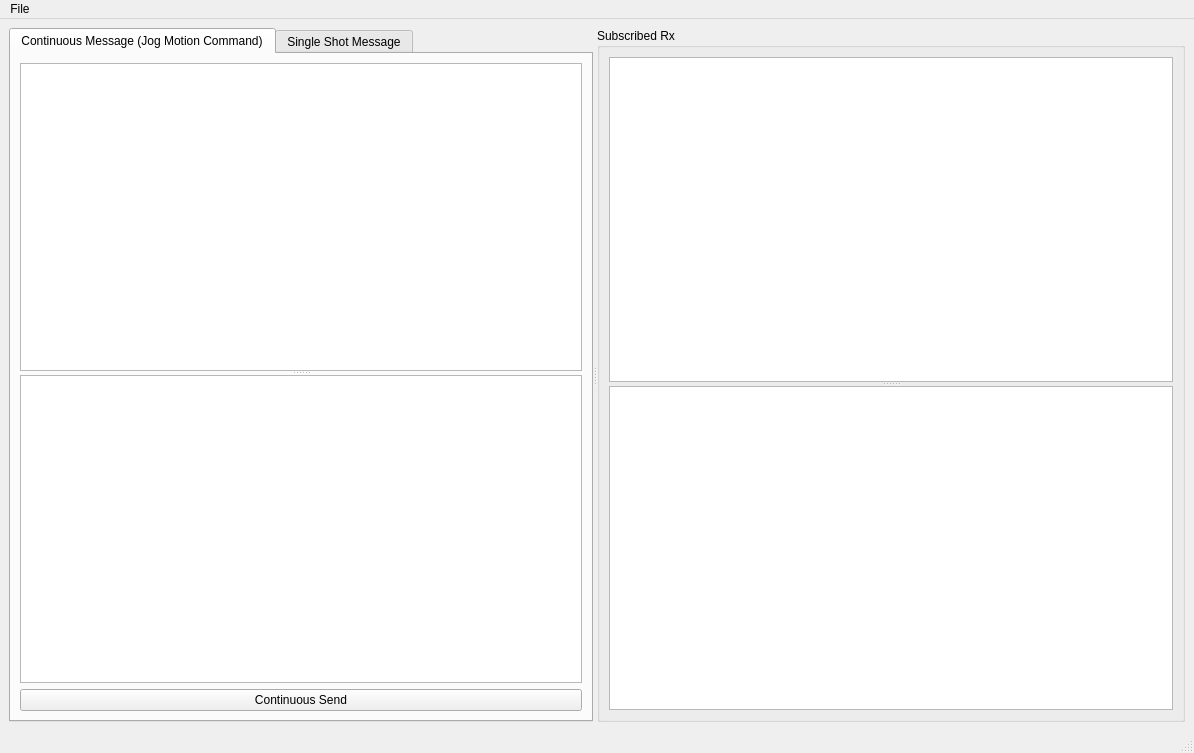
<?xml version="1.0" encoding="UTF-8"?>
<ui version="4.0">
 <class>MainWindow</class>
 <widget class="QMainWindow" name="MainWindow">
  <property name="geometry">
   <rect>
    <x>0</x>
    <y>0</y>
    <width>1194</width>
    <height>753</height>
   </rect>
  </property>
  <property name="windowTitle">
   <string>MainWindow</string>
  </property>
  <widget class="QWidget" name="centralwidget">
   <layout class="QGridLayout" name="gridLayout_2">
    <item row="0" column="0">
     <widget class="QSplitter" name="splitter_2">
      <property name="orientation">
       <enum>Qt::Horizontal</enum>
      </property>
      <widget class="QTabWidget" name="tabWidget">
       <property name="currentIndex">
        <number>0</number>
       </property>
       <widget class="QWidget" name="tab1">
        <attribute name="title">
         <string>Continuous Message (Jog Motion Command)</string>
        </attribute>
        <layout class="QGridLayout" name="gridLayout_3">
         <item row="0" column="0">
          <widget class="QSplitter" name="splitter1">
           <property name="orientation">
            <enum>Qt::Vertical</enum>
           </property>
           <widget class="QTableView" name="continuousMotionCmdTableView">
            <property name="sizePolicy">
             <sizepolicy hsizetype="Expanding" vsizetype="Preferred">
              <horstretch>0</horstretch>
              <verstretch>0</verstretch>
             </sizepolicy>
            </property>
            <property name="minimumSize">
             <size>
              <width>0</width>
              <height>0</height>
             </size>
            </property>
            <property name="baseSize">
             <size>
              <width>0</width>
              <height>0</height>
             </size>
            </property>
           </widget>
           <widget class="QTableView" name="continuousStopCmdTableView">
            <property name="sizePolicy">
             <sizepolicy hsizetype="Expanding" vsizetype="Preferred">
              <horstretch>0</horstretch>
              <verstretch>0</verstretch>
             </sizepolicy>
            </property>
            <property name="maximumSize">
             <size>
              <width>16777215</width>
              <height>16777215</height>
             </size>
            </property>
            <property name="sizeIncrement">
             <size>
              <width>0</width>
              <height>0</height>
             </size>
            </property>
            <property name="baseSize">
             <size>
              <width>0</width>
              <height>0</height>
             </size>
            </property>
           </widget>
          </widget>
         </item>
         <item row="1" column="0">
          <widget class="QPushButton" name="continous_send_btn">
           <property name="text">
            <string>Continuous Send</string>
           </property>
           <property name="autoRepeat">
            <bool>false</bool>
           </property>
           <property name="autoRepeatDelay">
            <number>100</number>
           </property>
          </widget>
         </item>
        </layout>
       </widget>
       <widget class="QWidget" name="tab2">
        <attribute name="title">
         <string>Single Shot Message</string>
        </attribute>
        <layout class="QVBoxLayout" name="verticalLayout_2">
         <item>
          <widget class="QTableView" name="singleCmdTableView"/>
         </item>
         <item>
          <widget class="QPushButton" name="single_send_btn">
           <property name="text">
            <string>Single Send</string>
           </property>
          </widget>
         </item>
        </layout>
       </widget>
      </widget>
      <widget class="QGroupBox" name="groupBox">
       <property name="title">
        <string>Subscribed Rx</string>
       </property>
       <layout class="QGridLayout" name="gridLayout">
        <item row="0" column="0">
         <widget class="QSplitter" name="splitter2">
          <property name="orientation">
           <enum>Qt::Vertical</enum>
          </property>
          <widget class="QTableView" name="InStreamTableView"/>
          <widget class="QTreeView" name="InStreamParserTreeView"/>
         </widget>
        </item>
       </layout>
      </widget>
     </widget>
    </item>
   </layout>
  </widget>
  <widget class="QMenuBar" name="menubar">
   <property name="geometry">
    <rect>
     <x>0</x>
     <y>0</y>
     <width>1194</width>
     <height>23</height>
    </rect>
   </property>
   <widget class="QMenu" name="menuFile">
    <property name="title">
     <string>File</string>
    </property>
   </widget>
   <addaction name="menuFile"/>
  </widget>
  <widget class="QStatusBar" name="statusbar"/>
 </widget>
 <resources/>
 <connections/>
</ui>
